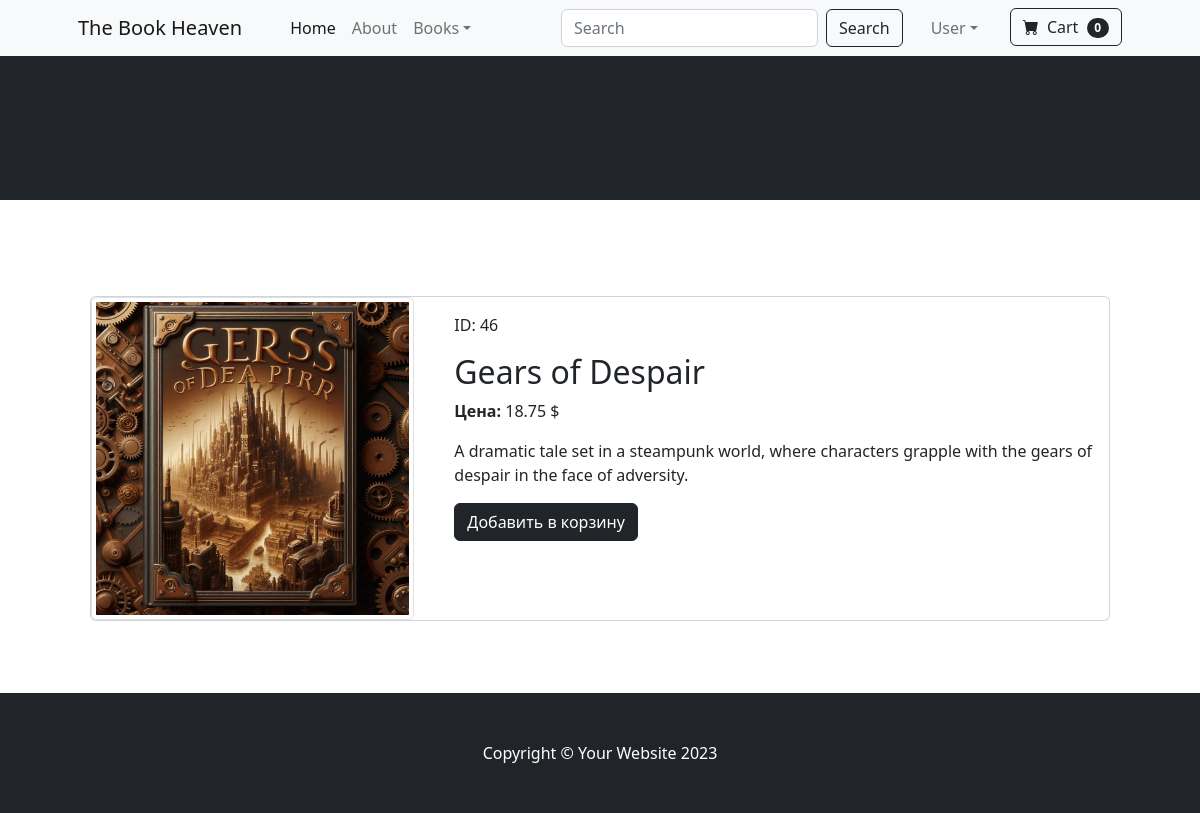
Page /catalog/product/00046/ on the committed database.
### goods/models.py (models this page shows, shortened)
class Products(models.Model):
    name = models.CharField(max_length=150, unique=True, verbose_name='Name')
    author = models.CharField(max_length=150, blank=True, null=True, default='', verbose_name='Author')
    slug = models.SlugField(max_length=200, unique=True, blank=True, null=True, verbose_name='URL')
    description = models.TextField(blank=True, null=True, verbose_name="Description")
    image = models.ImageField(upload_to='goods_images', blank=True, null=True, verbose_name="Image")
    price = models.DecimalField(default=0.00, max_digits=7, decimal_places=2, verbose_name="Price")
    discount = models.DecimalField(default=0.00, max_digits=4, decimal_places=2, verbose_name="Discount")
    quantity = models.PositiveIntegerField(default=0, verbose_name="Quantity")
    category = models.ForeignKey(to=Categories, on_delete=models.CASCADE, verbose_name="Category")
    class Meta:
        db_table = 'product'
        verbose_name = 'product'
        verbose_name_plural = 'products'

### goods/views.py (the view)
# urls.py: path('product/<int:product_id>/', views.product, name='product'),
def product(request, product_id):
    product = Products.objects.get(id=product_id)
    context = {
        'product': product
    }
    return render(request, 'goods/product.html', context=context)

### goods/templatetags/goods_tags.py (called while the page is built)
@register.simple_tag()
def tag_categories():
    return Categories.objects.all()

### goods/templates/goods/product.html (shortened to what this page needs)
{% extends 'main/base.html' %}
{% load static %}
{% block content %}
    <div class="container mt-5">
        <div class="card mb-4">
            <div class="row">
                <div class="col-md-4">
                    <img src="{{ product.image.url }}" class="img-thumbnail" data-bs-toggle="modal"
                         data-bs-target="#imageModal1">
                </div>
                <div class="col-md-8">
                    <div class="card-body">
                        <p class="product-id">ID: {{ product.id }}</p>
                        <h2 class="card-title">{{ product.name }}</h2>
                        <p class="card-text"><strong>Цена:</strong> {{ product.price }} $</p>
                        <p class="card-text">{{ product.description }}</p>
                        <a href="#" class="btn btn-dark add-to-cart">Добавить в корзину</a>
                    </div>
                </div>
            </div>
        </div>
    </div>
{% endblock %}

### rows in the picture
Products: image (picture), id "46", name "Gears of Despair", price "18.75", description "A dramatic tale set in a steampunk world, where characters grapple with the gears of despair in the face of adversity."
